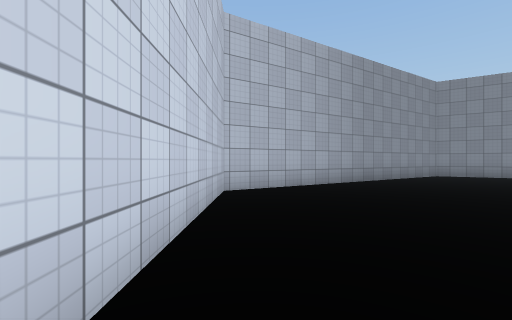
[1] (above)

23 first-person views from a walk through a Unity game level. The camera is 1.3 m above the floor, looks level and sees 90° across. The floor is counted in squares, 2 m on a side. Each view is taken from the middle of a square. On the plan, view 1 faces up. The plan holds only what a view shows up to about 9 squares ahead; the rest is blank. The place goes on beyond the plan. The player character is not drawn. Surface patterns are stand-ins for the level's own textures.

[2]
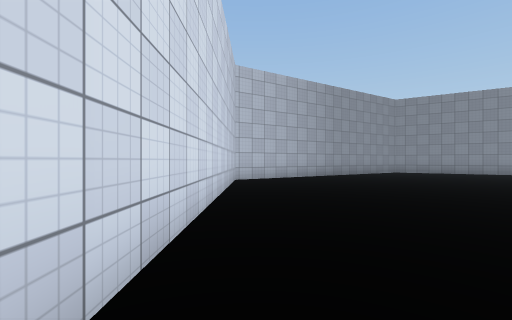

[3]
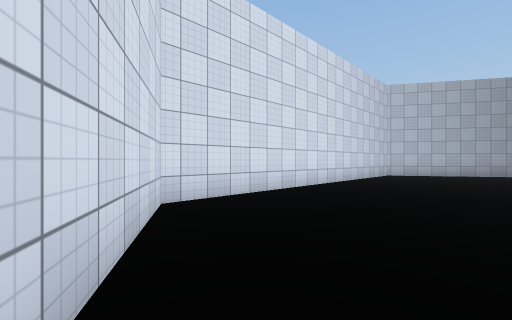

[4]
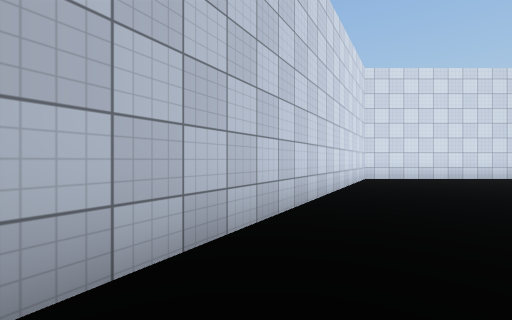

[5]
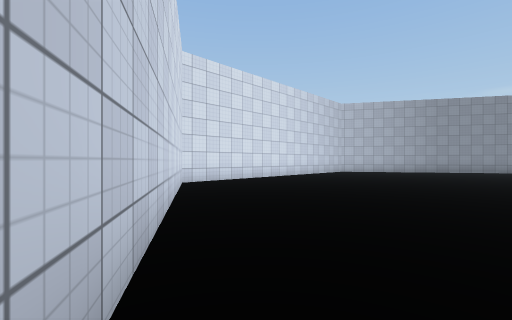

[6]
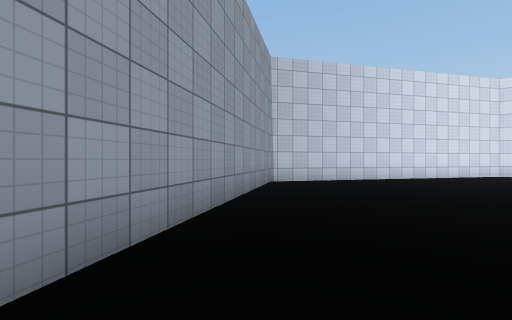

[7]
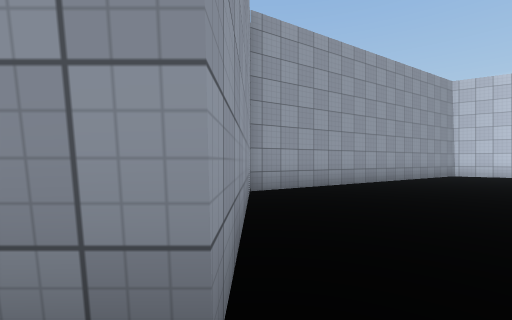

[8]
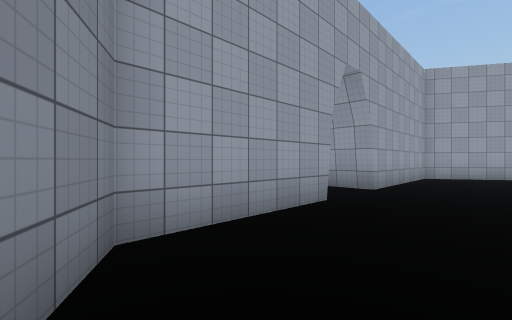

[9]
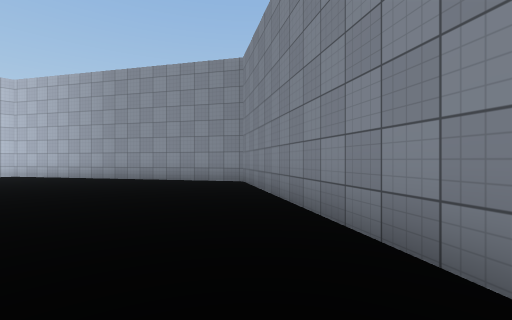

[10]
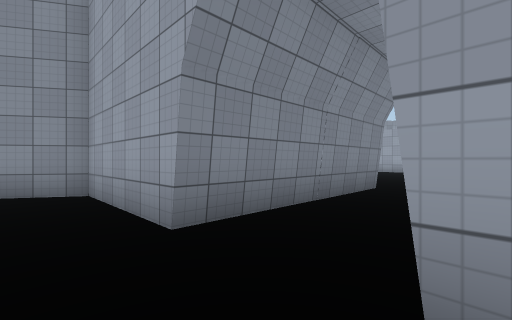

[11]
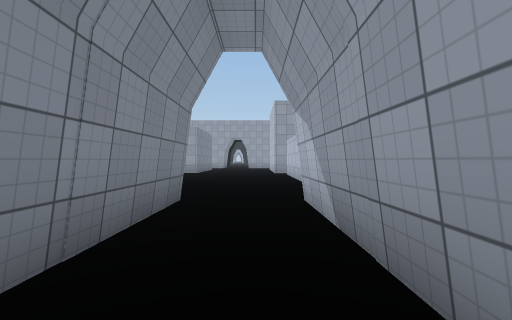

[12]
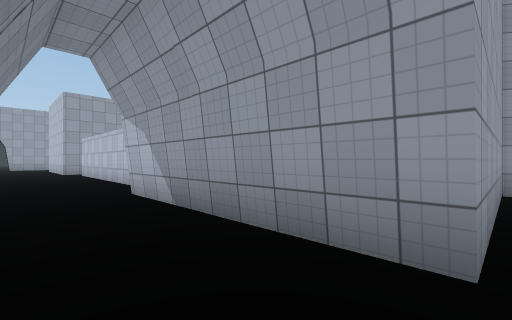

[13]
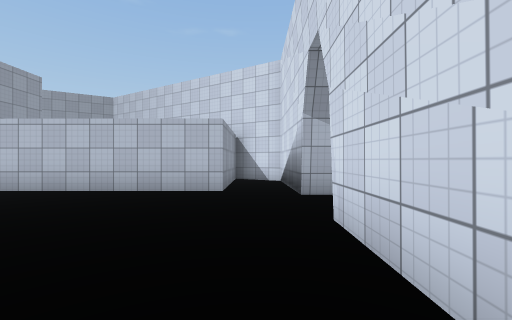

[14]
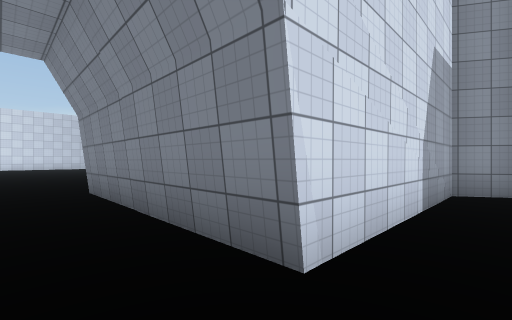

[15]
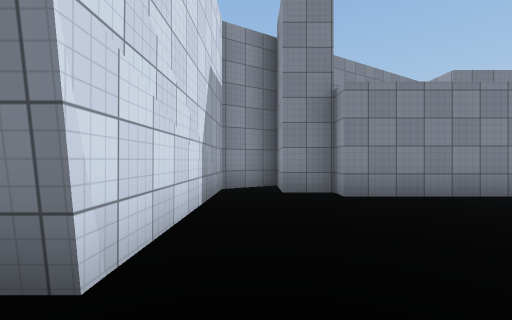

[16]
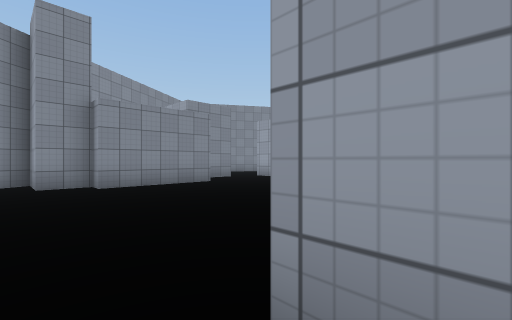

[17]
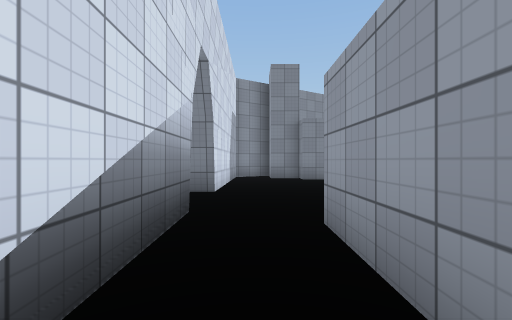

[18]
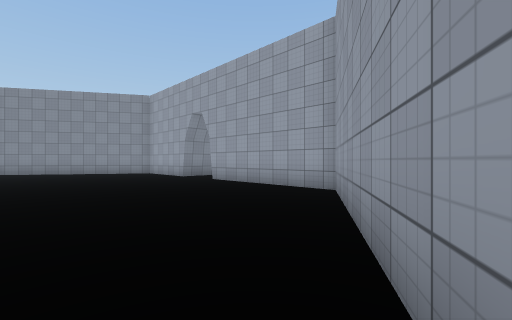

[19]
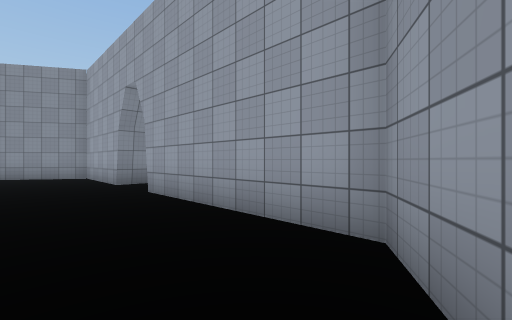

[20]
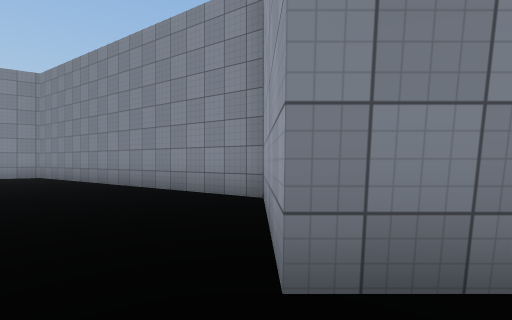

[21]
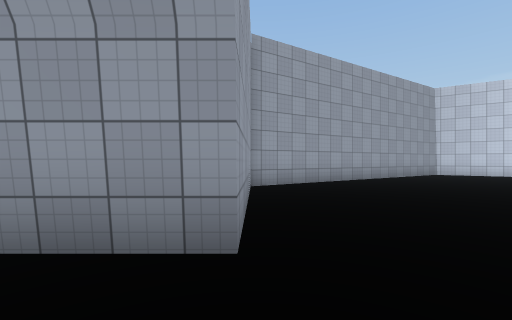

[22]
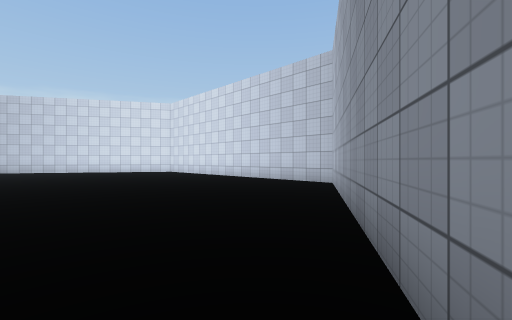

[23]
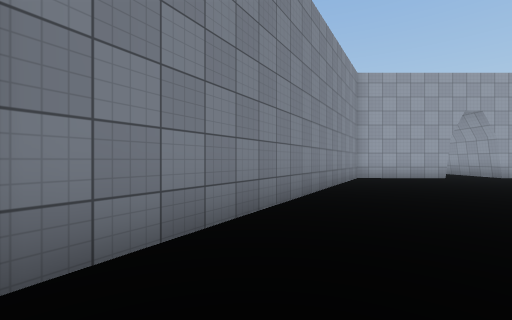

### Floor plan
Points are (right, up) in squares from view 1. A wall is a line through its corners. A room is listed if a view was taken in it or the views show most of it. See-through windows are left out.
Room 1 (views 1, 2, 3, 4, 5, 6, 7, 8, 9, 10, 11, 12, 18, 19, 20, 21, 22, 23)
walls: (20.2, 2.2) (15.1, 2.2) (15.1, 5.4) (7.2, 10.2) (-0.7, 5.4) (-0.7, -4.3) (7.2, -9.1) (15.1, -4.3) (15.1, 0.3) (20.1, 0.3)
Room 2 (views 13, 14, 15, 16, 17)
walls: (20.1, 0.3) (20.1, -2.4); (25.5, 5.6) (22.6, 5.6) (22.6, 6.1) (21.5, 6.1) (21.5, 7.5) (20.2, 6.7) (20.2, 2.2); (20.2, -3) (21.7, -3.9) (21.7, -0.4) (25.5, -0.4)

Where each view was taken, in squares from view 1:
view 1: 0 up, 0 right, facing up
view 2: 3 down, 0 right, facing up
view 3: 6 down, 3 right, facing up-left
view 4: 8 down, 8 right, facing left
view 5: 8 down, 6 right, facing up-left
view 6: 4 down, 13 right, facing down-left
view 7: 1 up, 15 right, facing down
view 8: 6 up, 13 right, facing down-right
view 9: 5 up, 13 right, facing up-left
view 10: 0 up, 14 right, facing up-right
view 11: 1 up, 16 right, facing right
view 12: 2 up, 15 right, facing down-right
view 13: 5 up, 21 right, facing down
view 14: 1 up, 21 right, facing up-left
view 15: 1 up, 21 right, facing up
view 16: 1 down, 21 right, facing up-right
view 17: 3 down, 21 right, facing up
view 18: 7 down, 10 right, facing up-right
view 19: 5 down, 13 right, facing up-right
view 20: 1 up, 15 right, facing up
view 21: 2 up, 15 right, facing down
view 22: 9 up, 6 right, facing down-left
view 23: 9 up, 6 right, facing right
